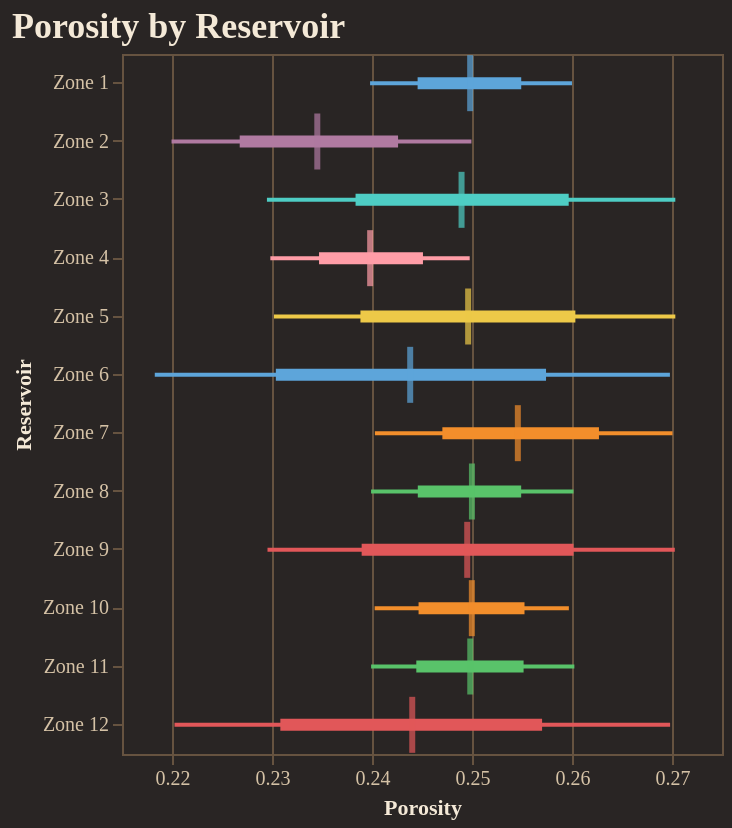

The code cell stored with this chart in its notebook:
### Code cell
fig = reporter.plotter.forest_plot(
    "Porosity", 
    backend=PLOTTING_BACKEND
)
fig.show()

### Figure 1 — Vega-Lite specification as saved in the notebook (floating-point values rounded to 4 significant figures)
{"config": {"background": "#292524", "view": {"fill": "#292524", "stroke": "#665340"}, "title": {"color": "#f4e9d7", "font": "Merriweather", "fontSize": 18, "fontWeight": 600, "subtitleColor": "#d5c2a6", "anchor": "start"}, "axis": {"domainColor": "#665340", "gridColor": "#665340", "tickColor": "#665340", "labelColor": "#d5c2a6", "titleColor": "#f4e9d7", "labelFont": "Merriweather", "titleFont": "Merriweather"}, "legend": {"titleColor": "#f4e9d7", "labelColor": "#d5c2a6", "labelFont": "Merriweather", "titleFont": "Merriweather", "orient": "top-right", "symbolType": "circle"}, "header": {"labelColor": "#d5c2a6", "titleColor": "#f4e9d7", "labelFont": "Merriweather", "titleFont": "Merriweather"}, "mark": {"color": "#c78d3b"}, "line": {"color": "#c78d3b"}, "bar": {"color": "#c78d3b"}, "point": {"color": "#ddb06d"}, "area": {"color": "#c78d3b", "opacity": 0.35}, "text": {"color": "#f4e9d7", "font": "Merriweather"}, "range": {"category": ["#5DA5DA", "#F28E2B", "#59C36A", "#E15759", "#B07AA1", "#4ECDC4", "#FF9DA7", "#EDC948"]}}, "layer": [{"mark": {"type": "rule", "strokeWidth": 2}, "encoding": {"color": {"field": "group", "legend": null, "type": "nominal"}, "x": {"field": "p10", "scale": {"zero": false}, "title": "Porosity", "type": "quantitative"}, "x2": {"field": "p90"}, "y": {"field": "group", "sort": ["Zone 1", "Zone 2", "Zone 3", "Zone 4", "Zone 5", "Zone 6", "Zone 7", "Zone 8", "Zone 9", "Zone 10", "Zone 11", "Zone 12"], "title": "Reservoir", "type": "nominal"}}}, {"mark": {"type": "rule", "strokeWidth": 6}, "encoding": {"color": {"field": "group", "legend": null, "type": "nominal"}, "x": {"field": "p25", "scale": {"zero": false}, "title": "Porosity", "type": "quantitative"}, "x2": {"field": "p75"}, "y": {"field": "group", "sort": ["Zone 1", "Zone 2", "Zone 3", "Zone 4", "Zone 5", "Zone 6", "Zone 7", "Zone 8", "Zone 9", "Zone 10", "Zone 11", "Zone 12"], "title": "Reservoir", "type": "nominal"}}}, {"mark": {"type": "tick", "color": "black", "size": 28, "thickness": 3}, "encoding": {"color": {"field": "group", "legend": null, "type": "nominal"}, "tooltip": [{"field": "group", "title": "Group", "type": "nominal"}, {"field": "p10", "title": "P10", "type": "quantitative"}, {"field": "p25", "title": "P25", "type": "quantitative"}, {"field": "median", "title": "Median", "type": "quantitative"}, {"field": "p75", "title": "P75", "type": "quantitative"}, {"field": "p90", "title": "P90", "type": "quantitative"}], "x": {"field": "median", "scale": {"zero": false}, "title": "Porosity", "type": "quantitative"}, "y": {"field": "group", "sort": ["Zone 1", "Zone 2", "Zone 3", "Zone 4", "Zone 5", "Zone 6", "Zone 7", "Zone 8", "Zone 9", "Zone 10", "Zone 11", "Zone 12"], "title": "Reservoir", "type": "nominal"}}}], "data": {"name": "data-0a77b4cf63698619e6a5d71b03e4c541"}, "height": 350, "title": "Porosity by Reservoir", "width": "container", "$schema": "https://vega.github.io/schema/vega-lite/v5.20.1.json", "datasets": {"data-0a77b4cf63698619e6a5d71b03e4c541": [{"group": "Zone 1", "p10": 0.2398, "p25": 0.2446, "median": 0.2498, "p75": 0.2549, "p90": 0.26}, {"group": "Zone 2", "p10": 0.22, "p25": 0.2268, "median": 0.2345, "p75": 0.2426, "p90": 0.2499}, {"group": "Zone 3", "p10": 0.2295, "p25": 0.2384, "median": 0.249, "p75": 0.2597, "p90": 0.2703}, {"group": "Zone 4", "p10": 0.2298, "p25": 0.2347, "median": 0.2398, "p75": 0.2451, "p90": 0.2498}, {"group": "Zone 5", "p10": 0.2302, "p25": 0.2388, "median": 0.2496, "p75": 0.2603, "p90": 0.2703}, {"group": "Zone 6", "p10": 0.2183, "p25": 0.2304, "median": 0.2438, "p75": 0.2574, "p90": 0.2698}, {"group": "Zone 7", "p10": 0.2403, "p25": 0.247, "median": 0.2546, "p75": 0.2627, "p90": 0.2701}, {"group": "Zone 8", "p10": 0.2399, "p25": 0.2446, "median": 0.25, "p75": 0.2549, "p90": 0.2601}, {"group": "Zone 9", "p10": 0.2296, "p25": 0.239, "median": 0.2495, "p75": 0.2602, "p90": 0.2703}, {"group": "Zone 10", "p10": 0.2403, "p25": 0.2447, "median": 0.25, "p75": 0.2552, "p90": 0.2597}, {"group": "Zone 11", "p10": 0.2399, "p25": 0.2444, "median": 0.2498, "p75": 0.2552, "p90": 0.2602}, {"group": "Zone 12", "p10": 0.2203, "p25": 0.2308, "median": 0.244, "p75": 0.257, "p90": 0.2698}]}}
